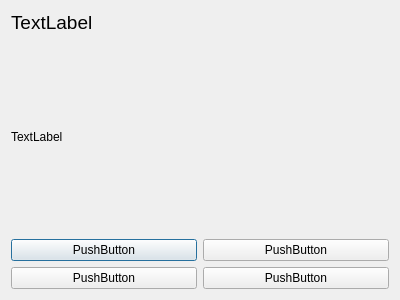
<?xml version="1.0" encoding="UTF-8"?>
<ui version="4.0">
 <class>NormalGame</class>
 <widget class="QDialog" name="NormalGame">
  <property name="geometry">
   <rect>
    <x>0</x>
    <y>0</y>
    <width>400</width>
    <height>300</height>
   </rect>
  </property>
  <property name="sizePolicy">
   <sizepolicy hsizetype="Preferred" vsizetype="Expanding">
    <horstretch>0</horstretch>
    <verstretch>0</verstretch>
   </sizepolicy>
  </property>
  <property name="windowTitle">
   <string>Dialog</string>
  </property>
  <layout class="QVBoxLayout" name="verticalLayout_2">
   <item>
    <layout class="QHBoxLayout" name="horizontalLayout_3">
     <property name="spacing">
      <number>6</number>
     </property>
     <item>
      <widget class="QLabel" name="timeText">
       <property name="sizePolicy">
        <sizepolicy hsizetype="Preferred" vsizetype="Maximum">
         <horstretch>0</horstretch>
         <verstretch>0</verstretch>
        </sizepolicy>
       </property>
       <property name="maximumSize">
        <size>
         <width>16777215</width>
         <height>80</height>
        </size>
       </property>
       <property name="font">
        <font>
         <pointsize>14</pointsize>
        </font>
       </property>
       <property name="layoutDirection">
        <enum>Qt::LeftToRight</enum>
       </property>
       <property name="text">
        <string>TextLabel</string>
       </property>
      </widget>
     </item>
    </layout>
   </item>
   <item>
    <widget class="QLabel" name="questionText">
     <property name="sizePolicy">
      <sizepolicy hsizetype="Preferred" vsizetype="MinimumExpanding">
       <horstretch>0</horstretch>
       <verstretch>0</verstretch>
      </sizepolicy>
     </property>
     <property name="layoutDirection">
      <enum>Qt::RightToLeft</enum>
     </property>
     <property name="text">
      <string>TextLabel</string>
     </property>
    </widget>
   </item>
   <item>
    <layout class="QHBoxLayout" name="horizontalLayout_2">
     <item>
      <widget class="QPushButton" name="answer3">
       <property name="enabled">
        <bool>true</bool>
       </property>
       <property name="sizePolicy">
        <sizepolicy hsizetype="Preferred" vsizetype="Maximum">
         <horstretch>0</horstretch>
         <verstretch>0</verstretch>
        </sizepolicy>
       </property>
       <property name="maximumSize">
        <size>
         <width>16777215</width>
         <height>30</height>
        </size>
       </property>
       <property name="layoutDirection">
        <enum>Qt::LeftToRight</enum>
       </property>
       <property name="text">
        <string>PushButton</string>
       </property>
      </widget>
     </item>
     <item>
      <widget class="QPushButton" name="answer2">
       <property name="sizePolicy">
        <sizepolicy hsizetype="Minimum" vsizetype="Maximum">
         <horstretch>0</horstretch>
         <verstretch>0</verstretch>
        </sizepolicy>
       </property>
       <property name="maximumSize">
        <size>
         <width>16777215</width>
         <height>30</height>
        </size>
       </property>
       <property name="text">
        <string>PushButton</string>
       </property>
      </widget>
     </item>
    </layout>
   </item>
   <item>
    <layout class="QHBoxLayout" name="horizontalLayout">
     <item>
      <widget class="QPushButton" name="answer1">
       <property name="sizePolicy">
        <sizepolicy hsizetype="Minimum" vsizetype="Maximum">
         <horstretch>0</horstretch>
         <verstretch>0</verstretch>
        </sizepolicy>
       </property>
       <property name="maximumSize">
        <size>
         <width>16777215</width>
         <height>30</height>
        </size>
       </property>
       <property name="text">
        <string>PushButton</string>
       </property>
      </widget>
     </item>
     <item>
      <widget class="QPushButton" name="answer0">
       <property name="sizePolicy">
        <sizepolicy hsizetype="Minimum" vsizetype="Maximum">
         <horstretch>0</horstretch>
         <verstretch>0</verstretch>
        </sizepolicy>
       </property>
       <property name="minimumSize">
        <size>
         <width>0</width>
         <height>20</height>
        </size>
       </property>
       <property name="maximumSize">
        <size>
         <width>16777215</width>
         <height>30</height>
        </size>
       </property>
       <property name="text">
        <string>PushButton</string>
       </property>
      </widget>
     </item>
    </layout>
   </item>
  </layout>
 </widget>
 <resources/>
 <connections/>
</ui>
